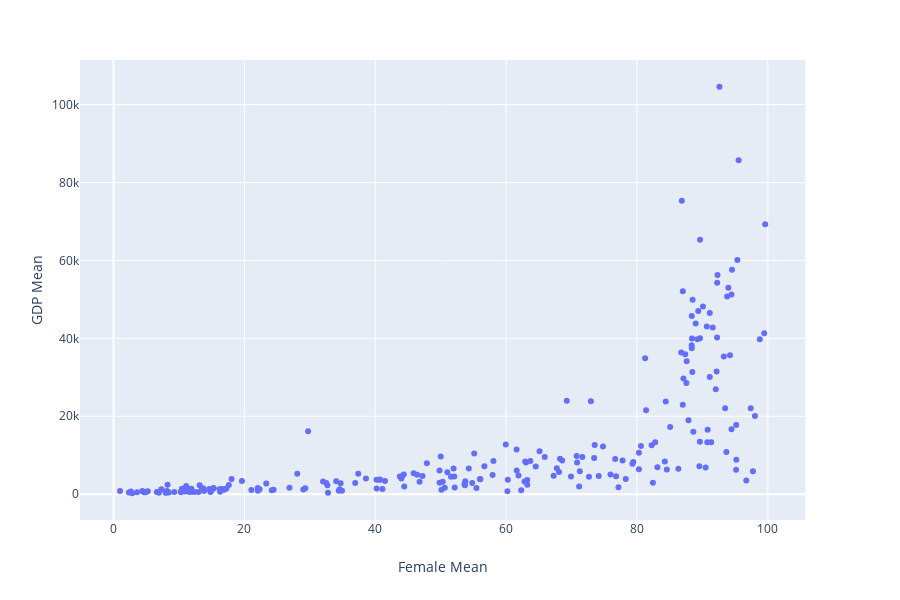

Write notebook code for a chart like this one.
### Code cell
# scatter plot
scatter_fem = px.scatter(merged_fem, y="GDP Mean", x="Female Mean",hover_data=['Country'])
scatter_fem.show()

### Figure 1 — Plotly figure (JSON) as saved in the notebook; plotly's stock layout.template omitted (floating-point values rounded to 4 significant figures; data arrays with more than 128 entries replaced by an {"elided": "..."} marker saying what was removed)
{"data": [{"customdata": {"elided": "233x1 str values"}, "hoverlabel": {"namelength": 0}, "hovertemplate": "Female Mean=%{x}<br>GDP Mean=%{y}<br>Country=%{customdata[0]}", "legendgroup": "", "marker": {"color": "#636efa", "symbol": "circle"}, "mode": "markers", "name": "", "showlegend": false, "type": "scatter", "x": {"elided": "233 float values"}, "xaxis": "x", "y": {"elided": "233 str values"}, "yaxis": "y"}], "layout": {"height": 600, "legend": {"tracegroupgap": 0}, "margin": {"t": 60}, "xaxis": {"anchor": "y", "domain": [0, 0.98], "title": {"text": "Female Mean"}}, "yaxis": {"anchor": "x", "domain": [0, 1], "title": {"text": "GDP Mean"}}}}
